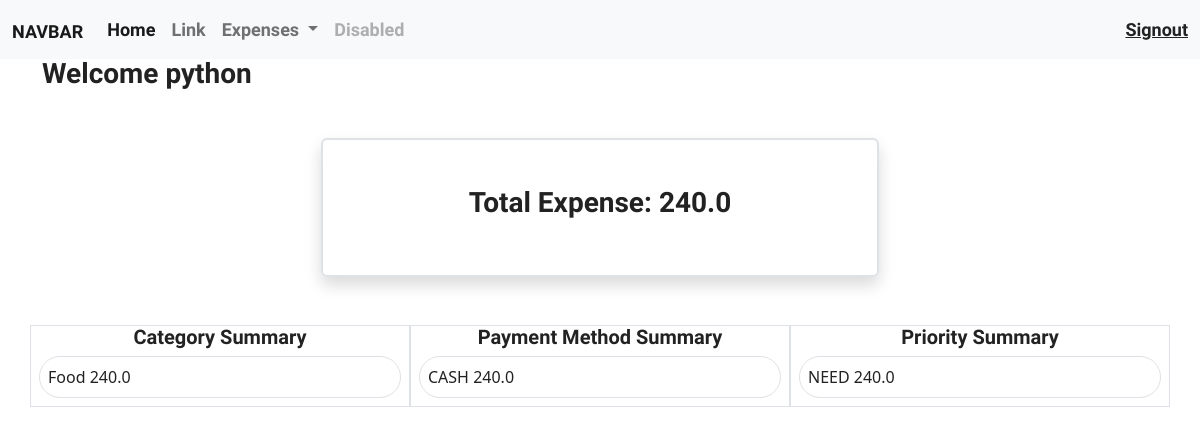
Page /expense/summary/ (signed in) on the committed database.
### expense/models.py (models this page shows)
class Transaction(models.Model):
    title = models.CharField(max_length=200)
    created_date = models.DateTimeField(auto_now_add=True)
    amount = models.FloatField()
    CATEGORY_OPTIONS = (
        ("Food","Food"),
        ("Fuel","Fuel"),
        ("Travel","Travel"),
        ("Rent","Rent"),
        ("Bills","Bills"),
        ("Shopping","Shopping"),
        ("HealthCare","HealthCare"),
        ("Miscellanious","Miscellanious")
    )
    category = models.CharField(max_length=200,choices=CATEGORY_OPTIONS,default="Food")
    PAYMENT_OPTIONS = (
        ("UPI","UPI"),
        ("CASH","CASH")
    )
    payment_method = models.CharField(max_length=200,choices=PAYMENT_OPTIONS,default="CASH")
    PRIORITY_OPTIONS = (
        ("NEED","NEED"),
        ("WANT","WANT")
    )
    priority = models.CharField(max_length=200,choices=PRIORITY_OPTIONS,default="NEED")
    owner = models.ForeignKey(User, on_delete=models.CASCADE)

### expense/views.py (the view)
# urls.py: path("expense/summary/", views.ExpenseSummaryView.as_view(), name="summaryexpense"),
@method_decorator(signin_required, name="dispatch")
class ExpenseSummaryView(View):
    template_name = "expense_summary.html"
    def get(self, request, *args, **kwargs):
        expense_total = Transaction.objects.filter(owner=request.user).aggregate(total=Sum("amount"))
        category_summary = Transaction.objects.filter(owner=request.user).values("category").annotate(total=Sum("amount"))
        payment_summary = Transaction.objects.filter(owner=request.user).values("payment_method").annotate(total=Sum("amount"))
        priority_summary =Transaction.objects.filter(owner=request.user).values("priority").annotate(total=Sum("amount"))
        context = {
            "total_expense":expense_total.get("total"),
            "category_summary": category_summary,
            "payment_summary": payment_summary,
            "priority_summary": priority_summary,
        }
        return render(request, self.template_name, context)

### expense/templates/expense_summary.html
{%extends 'base.html'%}
{%block main_block%}
    <div class="container">
        <h3>Welcome {{request.user}}</h3>
        <div class="w-50 p-5 border border-2 shadow mx-auto mt-5 rounded"><h3 class="text-center fw-bold">Total Expense: {{total_expense}}</h3></div>
        <div class="row mt-5">
            <div class="col-4 gap-2 px-2 border">
                <h5 class="fw-bold text-center">Category Summary</h5>
                {%for summary in category_summary%}
                    <div class="border rounded-pill my-2 p-2">
                        <span>{{summary.category}}</span> <span>{{summary.total}}</span>
                    </div>
                {%endfor%}
            </div>
            <div class="col-4 gap-2 px-2 border">
                <h5 class="fw-bold text-center">Payment Method Summary</h5>
                {%for summary in payment_summary%}
                    <div class="border rounded-pill my-2 p-2">
                        <span>{{summary.payment_method}}</span> <span>{{summary.total}}</span>
                    </div>
                {%endfor%}
            </div>
            <div class="col-4 gap-2 px-2 border">
                <h5 class="fw-bold text-center">Priority Summary</h5>
                {%for summary in priority_summary%}
                    <div class="border rounded-pill my-2 p-2">
                        <span>{{summary.priority}}</span> <span>{{summary.total}}</span>
                    </div>
                {%endfor%}
            </div>
        </div>
    </div>
{%endblock%}

### rows in the picture
Transaction: category "Food", total "240.0", payment_method "CASH", priority "NEED"

### other values in the picture
{{ request.user }} "python"
{{ total_expense }} "240.0"
